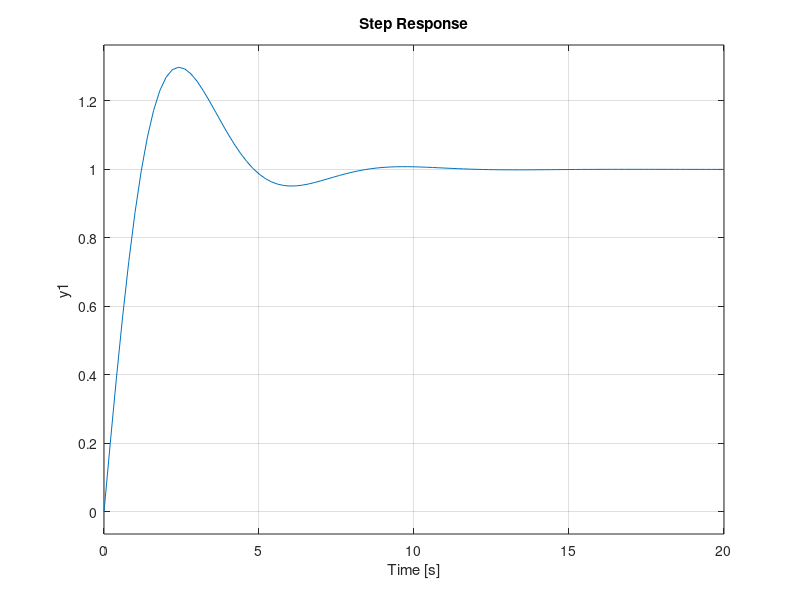

Reproduce this figure in MATLAB.
% Função setp() plota a resposta ao degrau unitario de uma função de
% transferencia

function func_transferencia()

H = tf([1 1], [1 1 1]);
step(H)

end